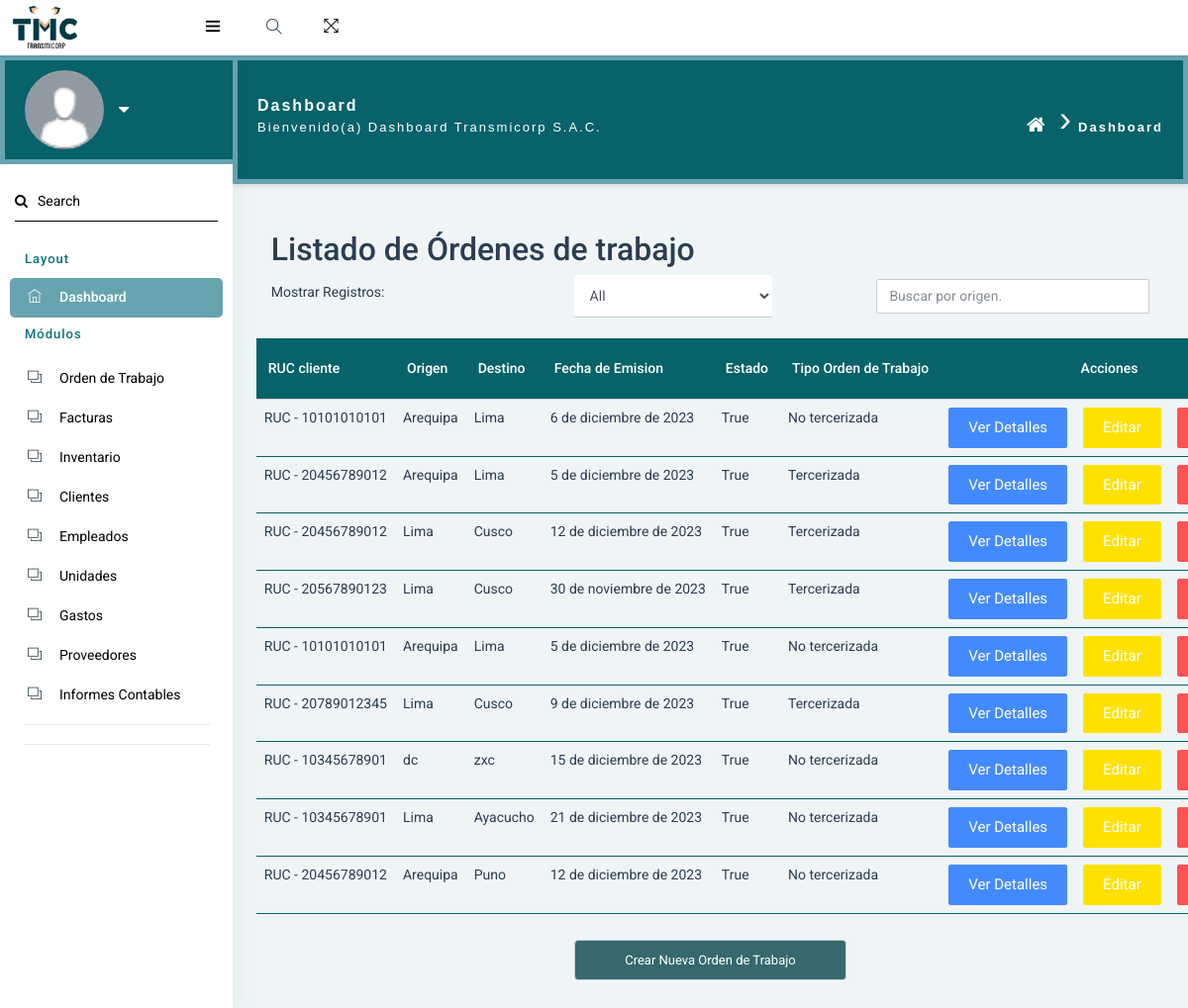
The app's page /orden_de_trabajo/lista/ with its own data.
### orden_de_trabajo/models.py (models this page shows, shortened)
class Orden_trabajo(models.Model):
    Cliente = models.ForeignKey(clientes, on_delete=models.CASCADE)
    Id_Conductor = models.ForeignKey(Empleados, on_delete=models.CASCADE)
    Id_Vehiculo = models.ForeignKey(unidades, on_delete=models.CASCADE)
    Origen = models.CharField(max_length=20)
    Destino = models.CharField(max_length=20)
    Detalles = models.CharField(max_length=20)
    Peso = models.DecimalField(max_digits=20, decimal_places=2)
    Fecha_Emision = models.DateField()
    Descripcion = models.CharField(max_length=300)
    Monto_Cotizacion = models.DecimalField(max_digits=20, decimal_places=2)
    Estado = models.BooleanField()
    Tipo_orden_de_trabajo = models.CharField(max_length=20, choices=OPCIONES_TIPO_ORDEN)

### clientes/models.py (models this page shows)
class clientes(models.Model):
    Tipo_Ruc = models.CharField(max_length=5,choices=OPCIONES_TIPO_RUC)
    Ruc_Clientes = models.CharField(max_length=11, unique=True)
    Cliente_Nombre = models.CharField(max_length=100)
    Cliente_Apellido = models.CharField(max_length=100)
    Cliente_telefono = models.CharField(max_length=9)
    Cliente_email = models.EmailField()
    Cliente_direccion = models.CharField(max_length=100)
    Valoracion = models.CharField(max_length=20,default='Valor Predeterminado',choices=CLIENTE_VALORACION)
    Tipo_Mercaderia = models.CharField(max_length=200)
    def __str__(self):
        return f"RUC - {self.Ruc_Clientes}"

### orden_de_trabajo/views.py (the view)
# urls.py: path('lista/', views.lista_ordenes_trabajo, name='lista_ordenes_trabajo'),
def lista_ordenes_trabajo(request):
    ordenes_trabajo = Orden_trabajo.objects.all()
    return render(request, 'lista_ordenes_trabajo.html', {'ordenes_trabajo': ordenes_trabajo})

### templates/lista_ordenes_trabajo.html (shortened to what this page needs)
{% extends "index.html" %}
{% load static %}
{% block content %}
<div class="container">
  <h2>Listado de Órdenes de trabajo</h2>
  <div class="row">
    <div class="col">
      <label for="show-entries">Mostrar Registros:</label>
    </div>
      <div class="col">
      <select id="show-entries" onchange="mostrarEntradas(this.value)" class="form-control">
        <option value="all">All</option>
      </select>
    </div>
    <div class="col">
      <input type="text" id="busqueda" placeholder="Buscar por origen." onkeyup="buscar()" class="form-control">
    </div>
  </div>
</div>
 <table class="table" id="tabla-orden">
   <thead>
     <tr>
       <th>RUC cliente</th>
       <th>Origen</th>
       <th>Destino</th>
       <th>Fecha de Emision</th>
       <th>Estado</th>
       <th>Tipo Orden de Trabajo</th>
       <th colspan="3" style="text-align: center;">Acciones</th>
     </tr>
   </thead>
   <tbody>
     {% for orden_de_trabajo in ordenes_trabajo %}
       <tr>
         <td>{{ orden_de_trabajo.Cliente }}</td>
         <td>{{ orden_de_trabajo.Origen }}</td>
         <td>{{ orden_de_trabajo.Destino }}</td>
         <td>{{ orden_de_trabajo.Fecha_Emision }}</td>
         <td>{{ orden_de_trabajo.Estado }}</td>
         <td>{{ orden_de_trabajo.Tipo_orden_de_trabajo }}</td>
         <td>
           <a class="btn btn-primary" href="{% url 'ver_orden_trabajo' orden_de_trabajo.pk %}">Ver detalles</a>
         </td>
         <td>
           <a class="btn btn-warning" href="{% url 'editar_orden_trabajo' orden_de_trabajo.pk %}">Editar</a>
         </td>
         <td>
           <a class="btn btn-danger" href="{% url 'eliminar_orden_trabajo' orden_de_trabajo.pk %}">Eliminar</a>
         </td>
       </tr>
     {% endfor %}
   </tbody>
 </table>
<a class="btn-crear" href="{% url 'crear_orden_trabajo' %}">Crear Nueva Orden de Trabajo</a>
<link rel="stylesheet" type="text/css" href="{% static 'css/green_lista.css' %}">
{% endblock %}

### templates/index.html (shortened to what this page needs)
{% load static %}
<!DOCTYPE html>
<html lang="en">
<head>
    <link rel="stylesheet" href="{% static 'pages/waves/css/waves.min.css' %}" type="text/css" media="all">
      <link rel="stylesheet" type="text/css" href="{% static 'css/bootstrap/css/bootstrap.min.css' %}">
      <link rel="stylesheet" href="{% static 'pages/waves/css/waves.min.css' %}" type="text/css" media="all">
      <link rel="stylesheet" type="text/css" href="{% static 'icon/themify-icons/themify-icons.css' %}">
      <link rel="stylesheet" type="text/css" href="{% static 'icon/font-awesome/css/font-awesome.min.css' %}">
      <link rel="stylesheet" type="text/css" href="{% static 'css/jquery.mCustomScrollbar.css' %}">
        <link rel="stylesheet" href="https://www.amcharts.com/lib/3/plugins/export/export.css" type="text/css" media="all" />
      <link rel="stylesheet" type="text/css" href="{% static 'css/style.css' %}">
      <link rel="stylesheet" type="text/css" href="{% static 'css/style_green.css' %}">
  </head>
  <body>
  <div id="pcoded" class="pcoded">
      <div class="pcoded-container navbar-wrapper border-dark text-dark">
          <nav class="navbar header-navbar pcoded-header  bg-custom border-dark text-dark">
              <div class="navbar-wrapper bg-custom border-dark text-dark">
                  <div class="navbar-logo bg-custom border-dark text-dark">
                      <a class="mobile-menu bg bg-custom waves-effect waves-light text-dark" id="mobile-collapse" href="#!">
                          <i class="ti-menu"></i>
                      </a>
                      <a href="index.html">
                          <img class="img-fluid" src="{% static 'images/logo_.png' %}" alt="Theme-Logo" width="70" height="auto" />
                      </a>
                  </div>
                  <div class="navbar-container container-fluid navbar-light bg bg-success ">
                      <ul class="nav-left bg-custom">
                          <li class="header-search ">
                              <div class="main-search morphsearch-search ">
                                  <div class="input-group">
                                      <input type="text" class="form-control">
                                      <span class="input-group-addon search-btn text-dark"><i class="ti-search"></i></span>
                                  </div>
                              </div>
                          </li>
                          <li>
                              <a href="#!" onclick="javascript:toggleFullScreen()" class="waves-effect waves-light">
                                  <i class="ti-fullscreen"></i>
                              </a>
                          </li>
                      </ul>
                  </div>
              </div>
          </nav>
          <div class="pcoded-main-container">
              <div class="pcoded-wrapper " >
                  <nav class="pcoded-navbar bg-custom">
                      <div class="pcoded-inner-navbar main-menu">
                          <div class="">
                              <div class="main2-menu-header">
                                  <img class="img-80 img-radius bg-custom2" src="{% if user.profile.image %}{{ user.profile.image.url }}{% else %}{% static 'images/avatar-blank.jpg' %}{% endif %}" alt="User-Profile-Image">
                                  <div class="user-details">
                                      <span id="more-details">{{ user.username }}<i class="fa fa-caret-down"></i></span>
                                  </div>
                              </div>
                          </div>
                          <div class="p-15 p-b-0">
                              <form class="form-material">
                                  <div class="form-group form-success">
                                      <input type="text" name="footer-email" class="form-control" required="">
                                      <label class="float-label text-dark"><i class="fa fa-search m-r-10"></i>Search</label>
                                  </div>
                              </form>
                          </div>
                          <div class="pcoded-navigation-label text-green-custom" data-i18n="nav.category.navigation">Layout</div>
                          <ul class="pcoded-item pcoded-left-item">
                              <li class="active">
                                  <a href="index.html" class="waves-effect waves-dark bg-custom2-dash" >
                                      <span class="pcoded-micon"><i class="ti-home"></i><b>D</b></span>
                                      <span class="pcoded-mtext " data-i18n="nav.dash.main">Dashboard </span>
                                  </a>
                              </li>
                          <div class="pcoded-navigation-label text-green-custom h1" data-i58n="nav.category.forms">Módulos</div>
                          <ul class="pcoded-item pcoded-left-item">
                              <li>
                                  <a href="{% url 'lista_ordenes_trabajo' %}"class="waves-effect waves-dark">
                                      <span class="pcoded-micon"><i class="ti-layers"></i><b>FC</b></span>
                                      <span class="pcoded-mtext" data-i18n="nav.form-components.main">Orden de Trabajo</span>
                                  </a>
                              </li>
                              <li>
                                  <a href="{% url 'lista_facturas' %}"class="waves-effect waves-dark">
                                      <span class="pcoded-micon"><i class="ti-layers"></i><b>FC</b></span>
                                      <span class="pcoded-mtext" data-i18n="nav.form-components.main">Facturas</span>
                                  </a>
                              </li>
                              <li>
                                  <a href="{% url 'lista_inventario' %}">
                                      <span class="pcoded-micon"><i class="ti-layers"></i><b>FC</b></span>
                                      <span class="pcoded-mtext" data-i18n="nav.form-components.main">Inventario</span>
                                  </a>
                              </li>
                              <li>
                                  <a href="{% url 'lista_clientes' %}"class="waves-effect waves-dark">
                                      <span class="pcoded-micon"><i class="ti-layers"></i><b>FC</b></span>
                                      <span class="pcoded-mtext" data-i18n="nav.form-components.main">Clientes</span>
                                  </a>
                              </li>
                              <li>
                                  <a href="{% url 'lista_empleados' %}" class="waves-effect waves-dark">
                                      <span class="pcoded-micon"><i class="ti-layers"></i><b>FC</b></span>
                                      <span class="pcoded-mtext" data-i18n="nav.form-components.main">Empleados</span>
                                  </a>
                              </li>
                              <li>
                                <a href="{% url 'lista_unidades' %}" class="waves-effect waves-dark">
                                    <span class="pcoded-micon"><i class="ti-layers"></i><b>FC</b></span>
                                    <span class="pcoded-mtext" data-i18n="nav.form-components.main">Unidades</span>
                                </a>
                             </li>
                              <li>
                                  <a href="{% url 'lista_gasto' %}" class="waves-effect waves-dark">
                                      <span class="pcoded-micon"><i class="ti-layers"></i><b>FC</b></span>
                                      <span class="pcoded-mtext" data-i18n="nav.form-components.main">Gastos</span>
                                  </a>
                              </li>
                              <li>
                                  <a href="{% url 'lista_proveedores' %}" class="waves-effect waves-dark">
                                      <span class="pcoded-micon"><i class="ti-layers"></i><b>FC</b></span>
                                      <span class="pcoded-mtext" data-i18n="nav.form-components.main">Proveedores</span>
                                  </a>
                              </li>
                              <li>
                                <a href="{% url 'ver_informes_contables' %}" class="waves-effect waves-dark">
                                    <span class="pcoded-micon"><i class="ti-layers"></i><b>FC</b></span>
                                    <span class="pcoded-mtext" data-i18n="nav.form-components.main">Informes Contables</span>
                                </a>
                            </li>
                          </ul>
                  </nav>
                  <div class="pcoded-content ">
                      <div class="page2-header">
                          <div class="page-block">
                              <div class="row align-items-center ">
                                  <div class="col-md-8">
                                      <div class="page-header-title ">
                                          <h5 class="m-b-0">Dashboard</h5>
                                          <p class="m-b-0">Bienvenido(a) Dashboard Transmicorp S.A.C.</p>
                                      </div>
                                  </div>
                                  <div class="col-md-4">
                                      <ul class="breadcrumb-title ">
                                          <li class="breadcrumb2-item">
                                              <a href="index.html"> <i class="fa fa-home"></i> </a>
                                          </li>
                                          <li class="breadcrumb2-item"><a href="#!">Dashboard</a>
                                          </li>
                                      </ul>
                                  </div>
                              </div>
                          </div>
                      </div>
                        <div class="pcoded-inner-content">
                            <div class="main-body">
                                <div class="page-wrapper">
                                    <div class="page-body">
                                        <div class="row">
                                            {% block content %}
                                            {% endblock %}
                                        </div>
                                    </div>
                                </div>
                            </div>
                        </div>
                    </div>
                </div>
            </div>
        </div>
    </div>
</body>
</html>

### records on screen
Orden_trabajo: Cliente "RUC - 10101010101", Origen "Arequipa", Destino "Lima", Fecha_Emision "6 de diciembre de 2023", Estado "True", Tipo_orden_de_trabajo "No tercerizada"
Orden_trabajo: Cliente "RUC - 20456789012", Origen "Arequipa", Destino "Lima", Fecha_Emision "5 de diciembre de 2023", Estado "True", Tipo_orden_de_trabajo "Tercerizada"
Orden_trabajo: Cliente "RUC - 20456789012", Origen "Lima", Destino "Cusco", Fecha_Emision "12 de diciembre de 2023", Estado "True", Tipo_orden_de_trabajo "Tercerizada"
Orden_trabajo: Cliente "RUC - 20567890123", Origen "Lima", Destino "Cusco", Fecha_Emision "30 de noviembre de 2023", Estado "True", Tipo_orden_de_trabajo "Tercerizada"
Orden_trabajo: Cliente "RUC - 10101010101", Origen "Arequipa", Destino "Lima", Fecha_Emision "5 de diciembre de 2023", Estado "True", Tipo_orden_de_trabajo "No tercerizada"
Orden_trabajo: Cliente "RUC - 20789012345", Origen "Lima", Destino "Cusco", Fecha_Emision "9 de diciembre de 2023", Estado "True", Tipo_orden_de_trabajo "Tercerizada"
Orden_trabajo: Cliente "RUC - 10345678901", Origen "dc", Destino "zxc", Fecha_Emision "15 de diciembre de 2023", Estado "True", Tipo_orden_de_trabajo "No tercerizada"
Orden_trabajo: Cliente "RUC - 10345678901", Origen "Lima", Destino "Ayacucho", Fecha_Emision "21 de diciembre de 2023", Estado "True", Tipo_orden_de_trabajo "No tercerizada"
Orden_trabajo: Cliente "RUC - 20456789012", Origen "Arequipa", Destino "Puno", Fecha_Emision "12 de diciembre de 2023", Estado "True", Tipo_orden_de_trabajo "No tercerizada"
